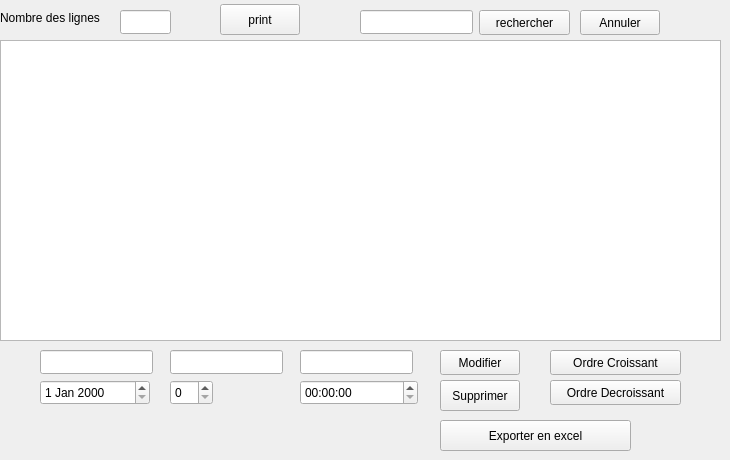
      <widget class="QWidget" name="tab_2">
       <attribute name="title">
        <string>Afficher les evenements</string>
       </attribute>
       <widget class="QTableView" name="tab_evenement">
        <property name="geometry">
         <rect>
          <x>0</x>
          <y>40</y>
          <width>721</width>
          <height>301</height>
         </rect>
        </property>
       </widget>
       <widget class="QLineEdit" name="id_edit">
        <property name="geometry">
         <rect>
          <x>40</x>
          <y>350</y>
          <width>113</width>
          <height>24</height>
         </rect>
        </property>
       </widget>
       <widget class="QLineEdit" name="type_edit">
        <property name="geometry">
         <rect>
          <x>170</x>
          <y>350</y>
          <width>113</width>
          <height>24</height>
         </rect>
        </property>
       </widget>
       <widget class="QLineEdit" name="lieu_edit">
        <property name="geometry">
         <rect>
          <x>300</x>
          <y>350</y>
          <width>113</width>
          <height>24</height>
         </rect>
        </property>
       </widget>
       <widget class="QDateEdit" name="date_edit">
        <property name="geometry">
         <rect>
          <x>40</x>
          <y>380</y>
          <width>110</width>
          <height>25</height>
         </rect>
        </property>
       </widget>
       <widget class="QSpinBox" name="place_edit">
        <property name="geometry">
         <rect>
          <x>170</x>
          <y>380</y>
          <width>43</width>
          <height>25</height>
         </rect>
        </property>
       </widget>
       <widget class="QTimeEdit" name="time_edit">
        <property name="geometry">
         <rect>
          <x>300</x>
          <y>380</y>
          <width>118</width>
          <height>25</height>
         </rect>
        </property>
       </widget>
       <widget class="QPushButton" name="pb_mod">
        <property name="geometry">
         <rect>
          <x>440</x>
          <y>350</y>
          <width>80</width>
          <height>25</height>
         </rect>
        </property>
        <property name="cursor">
         <cursorShape>PointingHandCursor</cursorShape>
        </property>
        <property name="text">
         <string>Modifier</string>
        </property>
       </widget>
       <widget class="QPushButton" name="pb_supp">
        <property name="geometry">
         <rect>
          <x>440</x>
          <y>380</y>
          <width>80</width>
          <height>31</height>
         </rect>
        </property>
        <property name="cursor">
         <cursorShape>PointingHandCursor</cursorShape>
        </property>
        <property name="text">
         <string>Supprimer</string>
        </property>
       </widget>
       <widget class="QLineEdit" name="le_search">
        <property name="geometry">
         <rect>
          <x>360</x>
          <y>10</y>
          <width>113</width>
          <height>24</height>
         </rect>
        </property>
       </widget>
       <widget class="QPushButton" name="pb_search">
        <property name="geometry">
         <rect>
          <x>479</x>
          <y>10</y>
          <width>91</width>
          <height>25</height>
         </rect>
        </property>
        <property name="cursor">
         <cursorShape>PointingHandCursor</cursorShape>
        </property>
        <property name="text">
         <string>rechercher</string>
        </property>
       </widget>
       <widget class="QPushButton" name="pb_annuler">
        <property name="geometry">
         <rect>
          <x>580</x>
          <y>10</y>
          <width>80</width>
          <height>25</height>
         </rect>
        </property>
        <property name="cursor">
         <cursorShape>PointingHandCursor</cursorShape>
        </property>
        <property name="text">
         <string>Annuler</string>
        </property>
       </widget>
       <widget class="QPushButton" name="pb_c">
        <property name="geometry">
         <rect>
          <x>550</x>
          <y>350</y>
          <width>131</width>
          <height>25</height>
         </rect>
        </property>
        <property name="cursor">
         <cursorShape>PointingHandCursor</cursorShape>
        </property>
        <property name="text">
         <string>Ordre Croissant</string>
        </property>
       </widget>
       <widget class="QPushButton" name="pb_a">
        <property name="geometry">
         <rect>
          <x>550</x>
          <y>380</y>
          <width>131</width>
          <height>25</height>
         </rect>
        </property>
        <property name="cursor">
         <cursorShape>PointingHandCursor</cursorShape>
        </property>
        <property name="text">
         <string>Ordre Decroissant</string>
        </property>
       </widget>
       <widget class="QPushButton" name="pb_print">
        <property name="geometry">
         <rect>
          <x>220</x>
          <y>4</y>
          <width>80</width>
          <height>31</height>
         </rect>
        </property>
        <property name="cursor">
         <cursorShape>PointingHandCursor</cursorShape>
        </property>
        <property name="text">
         <string>print</string>
        </property>
       </widget>
       <widget class="QLineEdit" name="ligne">
        <property name="geometry">
         <rect>
          <x>120</x>
          <y>10</y>
          <width>51</width>
          <height>24</height>
         </rect>
        </property>
        <property name="cursor">
         <cursorShape>ForbiddenCursor</cursorShape>
        </property>
       </widget>
       <widget class="QLabel" name="label_8">
        <property name="geometry">
         <rect>
          <x>0</x>
          <y>10</y>
          <width>111</width>
          <height>16</height>
         </rect>
        </property>
        <property name="text">
         <string>Nombre des lignes</string>
        </property>
       </widget>
       <widget class="QPushButton" name="excel">
        <property name="geometry">
         <rect>
          <x>440</x>
          <y>420</y>
          <width>191</width>
          <height>31</height>
         </rect>
        </property>
        <property name="text">
         <string>Exporter en excel</string>
        </property>
       </widget>
       <zorder>id_edit</zorder>
       <zorder>type_edit</zorder>
       <zorder>lieu_edit</zorder>
       <zorder>date_edit</zorder>
       <zorder>place_edit</zorder>
       <zorder>time_edit</zorder>
       <zorder>pb_mod</zorder>
       <zorder>pb_supp</zorder>
       <zorder>le_search</zorder>
       <zorder>pb_search</zorder>
       <zorder>pb_annuler</zorder>
       <zorder>tab_evenement</zorder>
       <zorder>pb_c</zorder>
       <zorder>pb_a</zorder>
       <zorder>pb_print</zorder>
       <zorder>ligne</zorder>
       <zorder>label_8</zorder>
       <zorder>excel</zorder>
      </widget>
